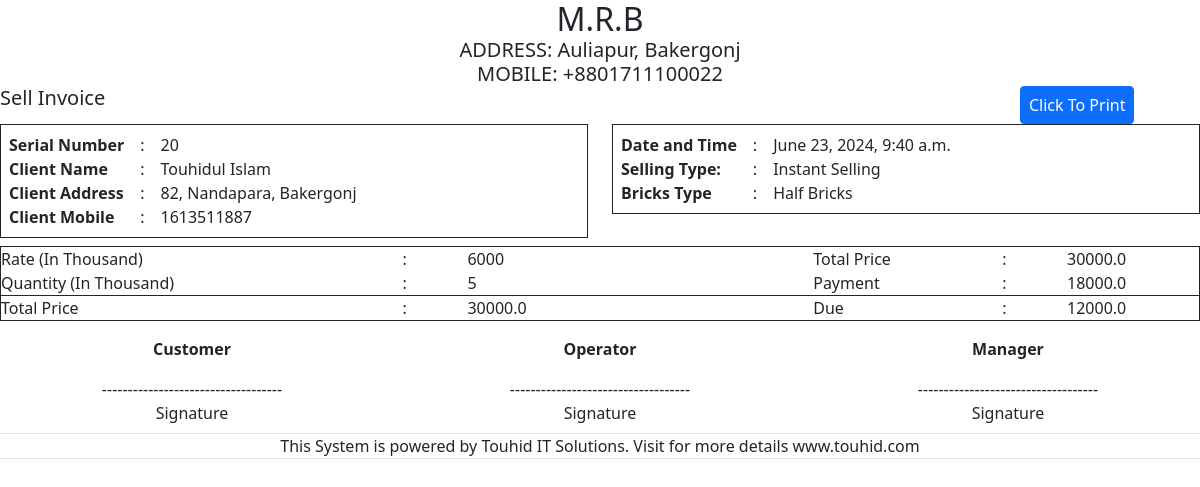
The app's page /selling/sell_print/20 (signed in) with its own data.
### home/models.py (models this page shows, shortened)
class Company(models.Model):
    cname = models.TextField(max_length=20)
    cmobile = models.TextField(max_length=14)
    caddress = models.TextField(max_length=100)

### selling/models.py (models this page shows, shortened)
class Selling(models.Model):
    sell_type = (
        ('Instant Selling', 'Instant Selling'),
        ('Advance Selling', 'Advance Selling'),
    )
    brick = (
        ('Number 1', 'Number 1'),
        ('Number 2', 'Number 2'),
        ('Number 3', 'Number 3'),
        ('picked', 'picked'),
        ('Half Bricks', 'Half Bricks')
    )
    selling_type = models.CharField(choices = sell_type, max_length=50)
    Bricks_type = models.CharField(choices = brick, max_length=50)
    customer_name = models.CharField(max_length=50)
    customer_address = models.CharField(max_length=200)
    customer_mobile = models.IntegerField()
    product_rate = models.IntegerField()
    product_quantity = models.IntegerField()
    total_price = models.FloatField()
    payment = models.FloatField()
    commission = models.IntegerField(default = 0)
    due = models.FloatField(default = 0)
    is_pending = models.BooleanField(default = False)
    is_delivered = models.BooleanField(default = False)
    issue_date = models.DateTimeField(auto_now = True, null = True)

### selling/views.py (the view)
# urls.py: path('sell_print/<int:id>', views.sell_print, name='sell_print'),
@login_required
def sell_print(request, id):
    cprofile = get_object_or_404(Company, id=1)
    sell_info = Selling.objects.get(id = id)
    context = {
        'profile' : cprofile,
        'sell_info' : sell_info
    }
    return render(request, 'selling/sell_invoice.html', context)

### Templates/selling/sell_invoice.html (shortened to what this page needs)
<!DOCTYPE html>
{% load static %}
<html lang="en">
<head>
    <link rel="stylesheet" href="{% static 'bootstrap/css/bootstrap.min.css' %}">
</head>
<body>
    <div>
        <header class="m-0 p-0">
            {% if profile %}
            <h2 class="text-center m-0 p-0">{{ profile.cname }}</h2>
            <h5 class="text-center m-0 p-0">ADDRESS: {{profile.caddress}}</h5>
            <h5 class="text-center m-0 p-0">MOBILE: {{profile.cmobile}}</h5>
            {% endif %}
        </header>
        <div class="row">
            <div class="col-sm-10"><h5>Sell Invoice</h5></div>
            <div class="col-sm-2"><button type="button" id="hideButton" onclick="printBtn()" class="btn btn-primary ps-2 pe-2">Click To Print</button></div>
        </div>
        <main>
            <div class="row mb-2">
                <div class="col-sm-6">
                    {% if sell_info %}
                    <div class="border p-2 border-dark">
                        <table>
                            <tr>
                                <td><b>Serial Number</b></td>
                                <td class="ps-3 pe-3">:</td>
                                <td> {{ sell_info.id }}</td>
                            </tr>
                            <tr>
                                <td><b>Client Name</b></td>
                                <td class="ps-3 pe-3">:</td>
                                <td> {{sell_info.customer_name}}</td>
                            </tr>
                            <tr>
                                <td><b>Client Address</b></td>
                                <td class="ps-3 pe-3">:</td>
                                <td>{{sell_info.customer_address}}</td>
                            </tr>
                            <tr>
                                <td><b>Client Mobile</b></td>
                                <td class="ps-3 pe-3">:</td>
                                <td>{{sell_info.customer_mobile}}</td>
                            </tr>
                        </table>
                    </div>
                    {% endif %}
                </div>
                <div class="col-sm-6">
                    <div class="border p-2 border-dark">
                        <table>
                            <tr>
                                <td><b>Date and Time</b></td>
                                <td class="ps-3 pe-3">:</td>
                                <td>{{sell_info.issue_date}}</td>
                            </tr>
                            <tr>
                                <td><b>Selling Type:</b></td>
                                <td class="ps-3 pe-3">:</td>
                                <td>{{sell_info.selling_type}}</td>
                            </tr>
                            <tr>
                                <td><b>Bricks Type</b></td>
                                <td class="ps-3 pe-3">:</td>
                                <td>{{sell_info.Bricks_type}}</td>
                            </tr>
                        </table>
                    </div>
                </div>
            </div>
            <div class="mt-1 border border-dark">
                <table class="table table-borderless m-0 p-0">
                    <tr class="m-0 p-0">
                        <td class="m-0 p-0">Rate (In Thousand)</td>
                        <td class="ps-3 pe-3 m-0 p-0">:</td>
                        <td class="m-0 p-0">{{sell_info.product_rate}}</td>
                        <td class="ps-5 pe-5 m-0 p-0"></td>
                        <td class="m-0 p-0">Total Price</td>
                        <td class="ps-3 pe-3 m-0 p-0">:</td>
                        <td class="m-0 p-0">{{sell_info.total_price}}</td>
                    </tr>
                    <tr class="border-bottom border-dark m-0 p-0">
                        <td class="m-0 p-0">Quantity (In Thousand)</td>
                        <td class="ps-3 pe-3 m-0 p-0">:</td>
                        <td class="m-0 p-0">{{sell_info.product_quantity}}</td>
                        <td class="ps-5 pe-5 m-0 p-0"></td>
                        <td class="m-0 p-0">Payment</td>
                        <td class="ps-3 pe-3 m-0 p-0">:</td>
                        <td class="m-0 p-0">{{sell_info.payment}}</td>
                    </tr>
                    <tr class="p-0 m-0">
                        <td class="m-0 p-0">Total Price</td>
                        <td class="ps-3 pe-3 m-0 p-0">:</td>
                        <td class="m-0 p-0">{{sell_info.total_price}}</td>
                        <td class="ps-5 pe-5 m-0 p-0"></td>
                        <td class="m-0 p-0">Due</td>
                        <td class="ps-3 pe-3 m-0 p-0">:</td>
                        <td class="m-0 p-0">{{sell_info.due}}</td>
                    </tr>
                </table>
            </div>
            <div class="mt-3 mb-2 ">
                <div class="row">
                    <div class="col-sm-4">
                        <p class="text-center"><b>Customer</b></p>
                        <p class="text-center m-0 p-0">-----------------------------------</p>
                        <p class="text-center m-0 p-0">Signature</p>
                    </div>
                    <div class="col-sm-4">
                        <p class="text-center"><b>Operator</b></p>
                        <p class="text-center m-0 p-0">-----------------------------------</p>
                        <p class="text-center m-0 p-0">Signature</p>
                    </div>
                    <div class="col-sm-4">
                        <p class="text-center"><b>Manager</b></p>
                        <p class="text-center m-0 p-0">-----------------------------------</p>
                        <p class="text-center m-0 p-0">Signature</p>
                    </div>
                </div>
            </div>
        </main>
        <footer class="border-top border-bottom m-0 p-0">
            <p class="text-center m-0 p-0">This System is powered by Touhid IT Solutions. Visit for more details www.touhid.com</p>
        </footer>
    </div>
</body>
</html>

### Templates/selling/sell_invoice.html (style rules this page uses)
* { margin: 0; padding: 0; }

### records on screen
Company: caddress "Auliapur, Bakergonj", cmobile "+8801711100022"
Selling: id "20", customer_name "Touhidul Islam", customer_address "82, Nandapara, Bakergonj", customer_mobile "1613511887", issue_date "June 23, 2024, 9:40 a.m.", selling_type "Instant Selling", Bricks_type "Half Bricks", product_rate "6000", total_price "30000.0", product_quantity "5", payment "18000.0", due "12000.0"
